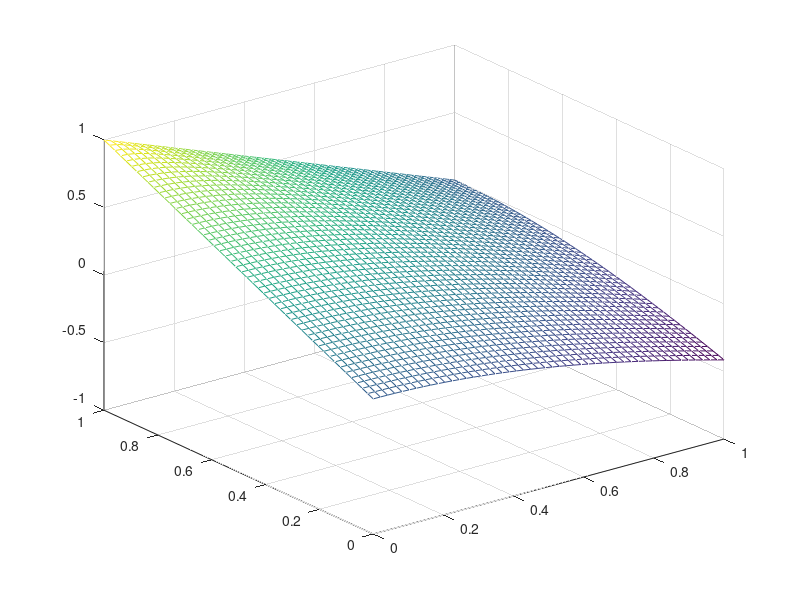

This chart was generated by the following MATLAB code:
%%　3维立体图
clear;clc; %清除前置数据

%数据预处理
x = linspace(0,1,50); %设置x轴的范围
y = x; %设置y轴范围
[X,Y] = meshgrid(x,y); %将其x，y轴网格化
Z = 1-sqrt((X).^2+(Y-1).^2); %直接计算

%绘制曲面
Fig = mesh(X,Y,Z); %绘制三维曲面图